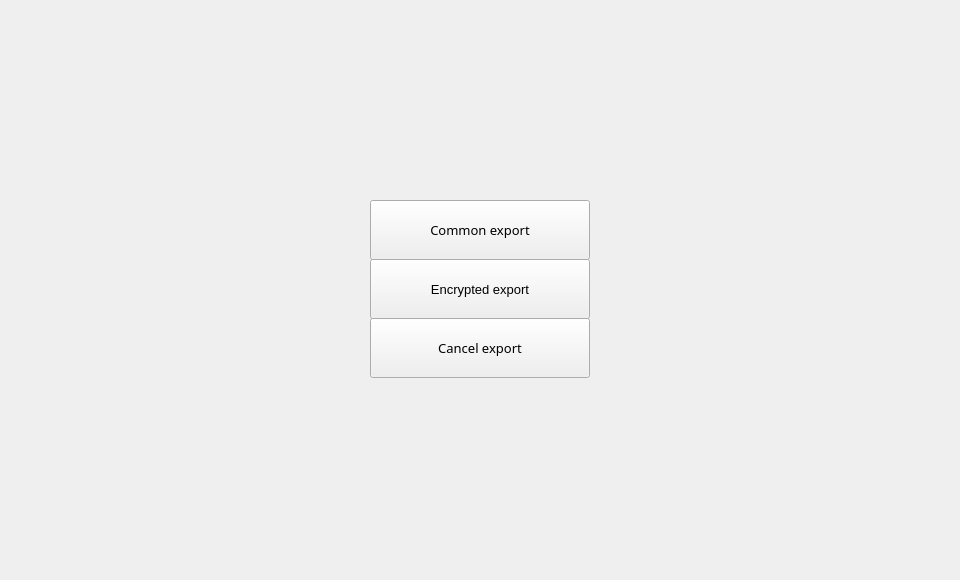
<?xml version="1.0" encoding="UTF-8"?>
<ui version="4.0">
 <class>ChooseExportDialog</class>
 <widget class="QWidget" name="ChooseExportDialog">
  <property name="geometry">
   <rect>
    <x>0</x>
    <y>0</y>
    <width>960</width>
    <height>580</height>
   </rect>
  </property>
  <property name="windowTitle">
   <string>Form</string>
  </property>
  <widget class="QWidget" name="widget" native="true">
   <property name="geometry">
    <rect>
     <x>0</x>
     <y>0</y>
     <width>960</width>
     <height>580</height>
    </rect>
   </property>
   <widget class="QPushButton" name="notUpgradeBtn">
    <property name="geometry">
     <rect>
      <x>370</x>
      <y>318</y>
      <width>220</width>
      <height>60</height>
     </rect>
    </property>
    <property name="font">
     <font>
      <family>微软雅黑</family>
      <pointsize>10</pointsize>
     </font>
    </property>
    <property name="cursor">
     <cursorShape>PointingHandCursor</cursorShape>
    </property>
    <property name="text">
     <string>Cancel export</string>
    </property>
   </widget>
   <widget class="QPushButton" name="delegateBtn">
    <property name="geometry">
     <rect>
      <x>370</x>
      <y>259</y>
      <width>220</width>
      <height>60</height>
     </rect>
    </property>
    <property name="font">
     <font>
      <pointsize>10</pointsize>
     </font>
    </property>
    <property name="cursor">
     <cursorShape>PointingHandCursor</cursorShape>
    </property>
    <property name="text">
     <string>Encrypted export</string>
    </property>
   </widget>
   <widget class="QPushButton" name="upgradeBtn">
    <property name="geometry">
     <rect>
      <x>370</x>
      <y>200</y>
      <width>220</width>
      <height>60</height>
     </rect>
    </property>
    <property name="font">
     <font>
      <family>微软雅黑</family>
      <pointsize>10</pointsize>
     </font>
    </property>
    <property name="cursor">
     <cursorShape>PointingHandCursor</cursorShape>
    </property>
    <property name="text">
     <string>Common export</string>
    </property>
   </widget>
  </widget>
 </widget>
 <resources/>
 <connections/>
</ui>
